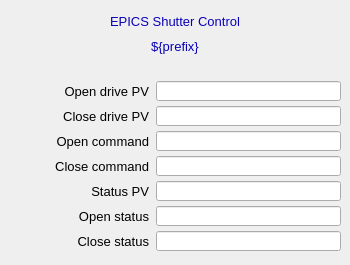
<?xml version="1.0" ?>
<ui version="4.0">
  <class>Dialog</class>
  <widget class="QWidget" name="screen">
    <property name="geometry">
      <rect>
        <x>112</x>
        <y>138</y>
        <width>350</width>
        <height>265</height>
      </rect>
    </property>
    <property name="styleSheet">
      <string notr="true">QWidget#screen {
  color: rgb(0, 0, 0);
  background-color: rgb(187, 187, 187);
  }</string>
    </property>
    <property name="windowTitle">
      <string>ADEpicsShutter</string>
    </property>
    <widget class="PyDMDrawingRectangle" name="rectangle">
      <property name="geometry">
        <rect>
          <x>0</x>
          <y>34</y>
          <width>350</width>
          <height>25</height>
        </rect>
      </property>
      <property name="brush" stdset="0">
        <brush brushstyle="SolidPattern">
          <color alpha="255">
            <red>218</red>
            <green>218</green>
            <blue>218</blue>
          </color>
        </brush>
      </property>
      <property name="penStyle" stdset="0">
        <enum>Qt::SolidLine</enum>
      </property>
      <property name="penColor" stdset="0">
        <color>
          <red>218</red>
          <green>218</green>
          <blue>218</blue>
        </color>
      </property>
      <property name="penWidth" stdset="0">
        <double>0</double>
      </property>
      <property name="penCapStyle" stdset="0">
        <enum>Qt::FlatCap</enum>
      </property>
      <property name="toolTip">
        <string>rectangle</string>
      </property>
    </widget>
    <widget class="PyDMDrawingRectangle" name="rectangle_1">
      <property name="geometry">
        <rect>
          <x>0</x>
          <y>9</y>
          <width>350</width>
          <height>25</height>
        </rect>
      </property>
      <property name="brush" stdset="0">
        <brush brushstyle="SolidPattern">
          <color alpha="255">
            <red>218</red>
            <green>218</green>
            <blue>218</blue>
          </color>
        </brush>
      </property>
      <property name="penStyle" stdset="0">
        <enum>Qt::SolidLine</enum>
      </property>
      <property name="penColor" stdset="0">
        <color>
          <red>218</red>
          <green>218</green>
          <blue>218</blue>
        </color>
      </property>
      <property name="penWidth" stdset="0">
        <double>0</double>
      </property>
      <property name="penCapStyle" stdset="0">
        <enum>Qt::FlatCap</enum>
      </property>
      <property name="toolTip">
        <string>rectangle_1</string>
      </property>
    </widget>
    <widget class="QLabel" name="text">
      <property name="geometry">
        <rect>
          <x>0</x>
          <y>36</y>
          <width>350</width>
          <height>20</height>
        </rect>
      </property>
      <property name="text">
        <string>${prefix}</string>
      </property>
      <property name="font" stdset="0">
        <font>
          <pointsize>10</pointsize>
        </font>
      </property>
      <property name="brush" stdset="0">
        <brush brushstyle="SolidPattern">
          <color alpha="255">
            <red>10</red>
            <green>0</green>
            <blue>184</blue>
          </color>
        </brush>
      </property>
      <property name="toolTip">
        <string>text</string>
      </property>
      <property name="alignment">
        <set>Qt::AlignCenter</set>
      </property>
      <property name="styleSheet">
        <string notr="true">QLabel#text {
  color: rgb(10, 0, 184);
  }</string>
      </property>
    </widget>
    <widget class="QLabel" name="text_1">
      <property name="geometry">
        <rect>
          <x>70</x>
          <y>11</y>
          <width>210</width>
          <height>20</height>
        </rect>
      </property>
      <property name="text">
        <string>EPICS Shutter Control</string>
      </property>
      <property name="font" stdset="0">
        <font>
          <pointsize>10</pointsize>
        </font>
      </property>
      <property name="brush" stdset="0">
        <brush brushstyle="SolidPattern">
          <color alpha="255">
            <red>10</red>
            <green>0</green>
            <blue>184</blue>
          </color>
        </brush>
      </property>
      <property name="toolTip">
        <string>text_1</string>
      </property>
      <property name="alignment">
        <set>Qt::AlignCenter</set>
      </property>
      <property name="styleSheet">
        <string notr="true">QLabel#text_1 {
  color: rgb(10, 0, 184);
  }</string>
      </property>
    </widget>
    <widget class="QLabel" name="text_2">
      <property name="geometry">
        <rect>
          <x>19</x>
          <y>81</y>
          <width>130</width>
          <height>20</height>
        </rect>
      </property>
      <property name="text">
        <string>Open drive PV</string>
      </property>
      <property name="font" stdset="0">
        <font>
          <pointsize>10</pointsize>
        </font>
      </property>
      <property name="brush" stdset="0">
        <brush brushstyle="SolidPattern">
          <color alpha="255">
            <red>0</red>
            <green>0</green>
            <blue>0</blue>
          </color>
        </brush>
      </property>
      <property name="toolTip">
        <string>text_2</string>
      </property>
      <property name="alignment">
        <set>Qt::AlignRight|Qt::AlignTrailing|Qt::AlignVCenter</set>
      </property>
      <property name="styleSheet">
        <string notr="true">QLabel#text_2 {
  color: rgb(0, 0, 0);
  }</string>
      </property>
    </widget>
    <widget class="QLabel" name="text_3">
      <property name="geometry">
        <rect>
          <x>9</x>
          <y>106</y>
          <width>140</width>
          <height>20</height>
        </rect>
      </property>
      <property name="text">
        <string>Close drive PV</string>
      </property>
      <property name="font" stdset="0">
        <font>
          <pointsize>10</pointsize>
        </font>
      </property>
      <property name="brush" stdset="0">
        <brush brushstyle="SolidPattern">
          <color alpha="255">
            <red>0</red>
            <green>0</green>
            <blue>0</blue>
          </color>
        </brush>
      </property>
      <property name="toolTip">
        <string>text_3</string>
      </property>
      <property name="alignment">
        <set>Qt::AlignRight|Qt::AlignTrailing|Qt::AlignVCenter</set>
      </property>
      <property name="styleSheet">
        <string notr="true">QLabel#text_3 {
  color: rgb(0, 0, 0);
  }</string>
      </property>
    </widget>
    <widget class="QLabel" name="text_4">
      <property name="geometry">
        <rect>
          <x>29</x>
          <y>131</y>
          <width>120</width>
          <height>20</height>
        </rect>
      </property>
      <property name="text">
        <string>Open command</string>
      </property>
      <property name="font" stdset="0">
        <font>
          <pointsize>10</pointsize>
        </font>
      </property>
      <property name="brush" stdset="0">
        <brush brushstyle="SolidPattern">
          <color alpha="255">
            <red>0</red>
            <green>0</green>
            <blue>0</blue>
          </color>
        </brush>
      </property>
      <property name="toolTip">
        <string>text_4</string>
      </property>
      <property name="alignment">
        <set>Qt::AlignRight|Qt::AlignTrailing|Qt::AlignVCenter</set>
      </property>
      <property name="styleSheet">
        <string notr="true">QLabel#text_4 {
  color: rgb(0, 0, 0);
  }</string>
      </property>
    </widget>
    <widget class="QLabel" name="text_5">
      <property name="geometry">
        <rect>
          <x>19</x>
          <y>156</y>
          <width>130</width>
          <height>20</height>
        </rect>
      </property>
      <property name="text">
        <string>Close command</string>
      </property>
      <property name="font" stdset="0">
        <font>
          <pointsize>10</pointsize>
        </font>
      </property>
      <property name="brush" stdset="0">
        <brush brushstyle="SolidPattern">
          <color alpha="255">
            <red>0</red>
            <green>0</green>
            <blue>0</blue>
          </color>
        </brush>
      </property>
      <property name="toolTip">
        <string>text_5</string>
      </property>
      <property name="alignment">
        <set>Qt::AlignRight|Qt::AlignTrailing|Qt::AlignVCenter</set>
      </property>
      <property name="styleSheet">
        <string notr="true">QLabel#text_5 {
  color: rgb(0, 0, 0);
  }</string>
      </property>
    </widget>
    <widget class="QLabel" name="text_6">
      <property name="geometry">
        <rect>
          <x>59</x>
          <y>181</y>
          <width>90</width>
          <height>20</height>
        </rect>
      </property>
      <property name="text">
        <string>Status PV</string>
      </property>
      <property name="font" stdset="0">
        <font>
          <pointsize>10</pointsize>
        </font>
      </property>
      <property name="brush" stdset="0">
        <brush brushstyle="SolidPattern">
          <color alpha="255">
            <red>0</red>
            <green>0</green>
            <blue>0</blue>
          </color>
        </brush>
      </property>
      <property name="toolTip">
        <string>text_6</string>
      </property>
      <property name="alignment">
        <set>Qt::AlignRight|Qt::AlignTrailing|Qt::AlignVCenter</set>
      </property>
      <property name="styleSheet">
        <string notr="true">QLabel#text_6 {
  color: rgb(0, 0, 0);
  }</string>
      </property>
    </widget>
    <widget class="QLabel" name="text_7">
      <property name="geometry">
        <rect>
          <x>39</x>
          <y>206</y>
          <width>110</width>
          <height>20</height>
        </rect>
      </property>
      <property name="text">
        <string>Open status</string>
      </property>
      <property name="font" stdset="0">
        <font>
          <pointsize>10</pointsize>
        </font>
      </property>
      <property name="brush" stdset="0">
        <brush brushstyle="SolidPattern">
          <color alpha="255">
            <red>0</red>
            <green>0</green>
            <blue>0</blue>
          </color>
        </brush>
      </property>
      <property name="toolTip">
        <string>text_7</string>
      </property>
      <property name="alignment">
        <set>Qt::AlignRight|Qt::AlignTrailing|Qt::AlignVCenter</set>
      </property>
      <property name="styleSheet">
        <string notr="true">QLabel#text_7 {
  color: rgb(0, 0, 0);
  }</string>
      </property>
    </widget>
    <widget class="QLabel" name="text_8">
      <property name="geometry">
        <rect>
          <x>29</x>
          <y>231</y>
          <width>120</width>
          <height>20</height>
        </rect>
      </property>
      <property name="text">
        <string>Close status</string>
      </property>
      <property name="font" stdset="0">
        <font>
          <pointsize>10</pointsize>
        </font>
      </property>
      <property name="brush" stdset="0">
        <brush brushstyle="SolidPattern">
          <color alpha="255">
            <red>0</red>
            <green>0</green>
            <blue>0</blue>
          </color>
        </brush>
      </property>
      <property name="toolTip">
        <string>text_8</string>
      </property>
      <property name="alignment">
        <set>Qt::AlignRight|Qt::AlignTrailing|Qt::AlignVCenter</set>
      </property>
      <property name="styleSheet">
        <string notr="true">QLabel#text_8 {
  color: rgb(0, 0, 0);
  }</string>
      </property>
    </widget>
    <widget class="PyDMFrame" name="composite">
      <property name="geometry">
        <rect>
          <x>156</x>
          <y>81</y>
          <width>185</width>
          <height>170</height>
        </rect>
      </property>
      <widget class="PyDMLineEdit" name="text_entry">
        <property name="geometry">
          <rect>
            <x>0</x>
            <y>0</y>
            <width>185</width>
            <height>20</height>
          </rect>
        </property>
        <property name="channel" stdset="0">
          <string>ca://${prefix}ShutterOpenEPICS.OUT</string>
        </property>
        <property name="toolTip">
          <string>${prefix}ShutterOpenEPICS.OUT</string>
        </property>
        <property name="font" stdset="0">
          <font>
            <pointsize>10</pointsize>
          </font>
        </property>
        <property name="styleSheet">
          <string notr="true">PyDMLineEdit#text_entry {
  color: rgb(0, 0, 0);
  background-color: rgb(115, 223, 255);
  border: 1px solid black;
  margin: 0px;
  padding: 0px;
  spacing: 0px;
  }</string>
        </property>
      </widget>
      <widget class="PyDMLineEdit" name="text_entry_1">
        <property name="geometry">
          <rect>
            <x>0</x>
            <y>25</y>
            <width>185</width>
            <height>20</height>
          </rect>
        </property>
        <property name="channel" stdset="0">
          <string>ca://${prefix}ShutterCloseEPICS.OUT</string>
        </property>
        <property name="toolTip">
          <string>${prefix}ShutterCloseEPICS.OUT</string>
        </property>
        <property name="font" stdset="0">
          <font>
            <pointsize>10</pointsize>
          </font>
        </property>
        <property name="styleSheet">
          <string notr="true">PyDMLineEdit#text_entry_1 {
  color: rgb(0, 0, 0);
  background-color: rgb(115, 223, 255);
  border: 1px solid black;
  margin: 0px;
  padding: 0px;
  spacing: 0px;
  }</string>
        </property>
      </widget>
      <widget class="PyDMLineEdit" name="text_entry_2">
        <property name="geometry">
          <rect>
            <x>0</x>
            <y>50</y>
            <width>185</width>
            <height>20</height>
          </rect>
        </property>
        <property name="channel" stdset="0">
          <string>ca://${prefix}ShutterOpenEPICS.OCAL</string>
        </property>
        <property name="toolTip">
          <string>${prefix}ShutterOpenEPICS.OCAL</string>
        </property>
        <property name="font" stdset="0">
          <font>
            <pointsize>10</pointsize>
          </font>
        </property>
        <property name="styleSheet">
          <string notr="true">PyDMLineEdit#text_entry_2 {
  color: rgb(0, 0, 0);
  background-color: rgb(115, 223, 255);
  border: 1px solid black;
  margin: 0px;
  padding: 0px;
  spacing: 0px;
  }</string>
        </property>
      </widget>
      <widget class="PyDMLineEdit" name="text_entry_3">
        <property name="geometry">
          <rect>
            <x>0</x>
            <y>75</y>
            <width>185</width>
            <height>20</height>
          </rect>
        </property>
        <property name="channel" stdset="0">
          <string>ca://${prefix}ShutterCloseEPICS.OCAL</string>
        </property>
        <property name="toolTip">
          <string>${prefix}ShutterCloseEPICS.OCAL</string>
        </property>
        <property name="font" stdset="0">
          <font>
            <pointsize>10</pointsize>
          </font>
        </property>
        <property name="styleSheet">
          <string notr="true">PyDMLineEdit#text_entry_3 {
  color: rgb(0, 0, 0);
  background-color: rgb(115, 223, 255);
  border: 1px solid black;
  margin: 0px;
  padding: 0px;
  spacing: 0px;
  }</string>
        </property>
      </widget>
      <widget class="PyDMLineEdit" name="text_entry_4">
        <property name="geometry">
          <rect>
            <x>0</x>
            <y>100</y>
            <width>185</width>
            <height>20</height>
          </rect>
        </property>
        <property name="channel" stdset="0">
          <string>ca://${prefix}ShutterStatusEPICS_RBV.INP</string>
        </property>
        <property name="toolTip">
          <string>${prefix}ShutterStatusEPICS_RBV.INP</string>
        </property>
        <property name="font" stdset="0">
          <font>
            <pointsize>10</pointsize>
          </font>
        </property>
        <property name="styleSheet">
          <string notr="true">PyDMLineEdit#text_entry_4 {
  color: rgb(0, 0, 0);
  background-color: rgb(115, 223, 255);
  border: 1px solid black;
  margin: 0px;
  padding: 0px;
  spacing: 0px;
  }</string>
        </property>
      </widget>
      <widget class="PyDMLineEdit" name="text_entry_5">
        <property name="geometry">
          <rect>
            <x>0</x>
            <y>125</y>
            <width>185</width>
            <height>20</height>
          </rect>
        </property>
        <property name="channel" stdset="0">
          <string>ca://${prefix}ShutterStatusEPICS_RBV.ONVL</string>
        </property>
        <property name="toolTip">
          <string>${prefix}ShutterStatusEPICS_RBV.ONVL</string>
        </property>
        <property name="font" stdset="0">
          <font>
            <pointsize>10</pointsize>
          </font>
        </property>
        <property name="styleSheet">
          <string notr="true">PyDMLineEdit#text_entry_5 {
  color: rgb(0, 0, 0);
  background-color: rgb(115, 223, 255);
  border: 1px solid black;
  margin: 0px;
  padding: 0px;
  spacing: 0px;
  }</string>
        </property>
      </widget>
      <widget class="PyDMLineEdit" name="text_entry_6">
        <property name="geometry">
          <rect>
            <x>0</x>
            <y>150</y>
            <width>185</width>
            <height>20</height>
          </rect>
        </property>
        <property name="channel" stdset="0">
          <string>ca://${prefix}ShutterStatusEPICS_RBV.ZRVL</string>
        </property>
        <property name="toolTip">
          <string>${prefix}ShutterStatusEPICS_RBV.ZRVL</string>
        </property>
        <property name="font" stdset="0">
          <font>
            <pointsize>10</pointsize>
          </font>
        </property>
        <property name="styleSheet">
          <string notr="true">PyDMLineEdit#text_entry_6 {
  color: rgb(0, 0, 0);
  background-color: rgb(115, 223, 255);
  border: 1px solid black;
  margin: 0px;
  padding: 0px;
  spacing: 0px;
  }</string>
        </property>
      </widget>
    </widget>
  </widget>
  <customwidgets>
    <customwidget>
      <class>PyDMDrawingRectangle</class>
      <extends>QWidget</extends>
      <header>pydm.widgets.drawing</header>
    </customwidget>
    <customwidget>
      <class>PyDMLabel</class>
      <extends>QLabel</extends>
      <header>pydm.widgets.label</header>
    </customwidget>
    <customwidget>
      <class>PyDMFrame</class>
      <extends>QFrame</extends>
      <header>pydm.widgets.frame</header>
    </customwidget>
    <customwidget>
      <class>PyDMLineEdit</class>
      <extends>QLineEdit</extends>
      <header>pydm.widgets.line_edit</header>
    </customwidget>
  </customwidgets>
</ui>
